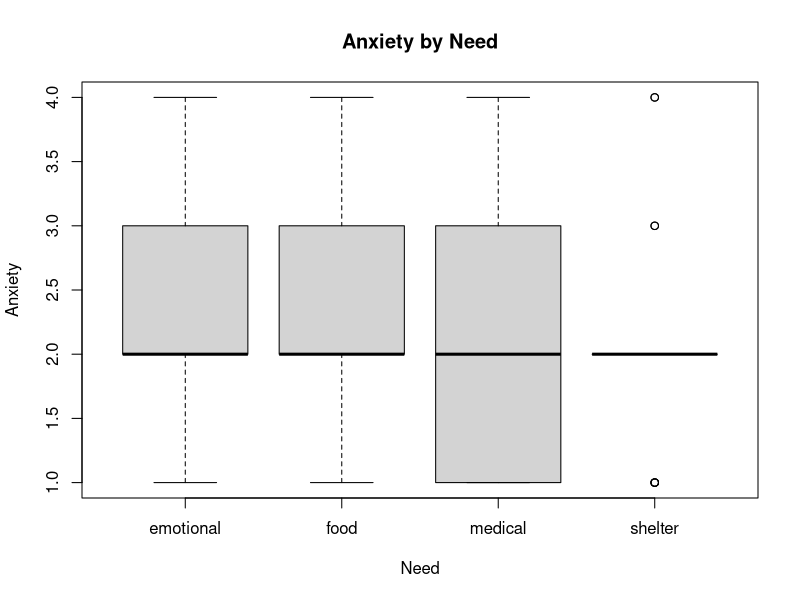
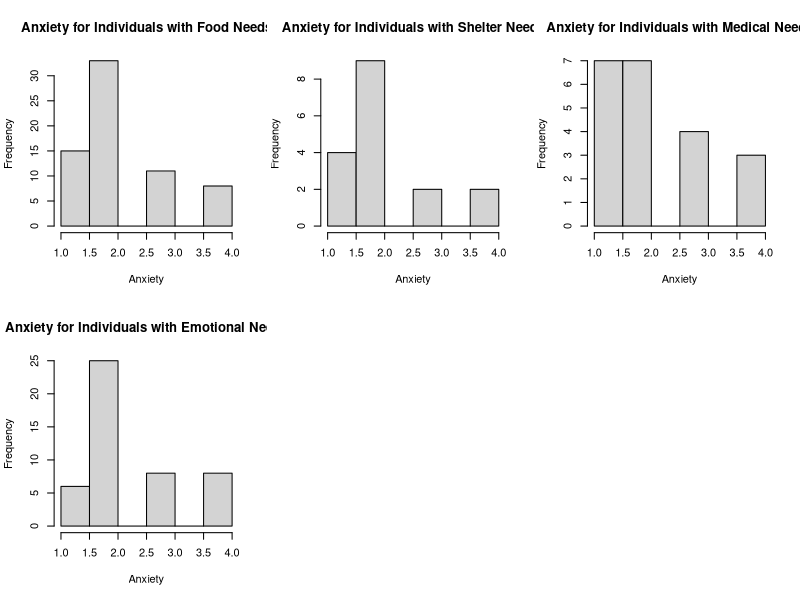
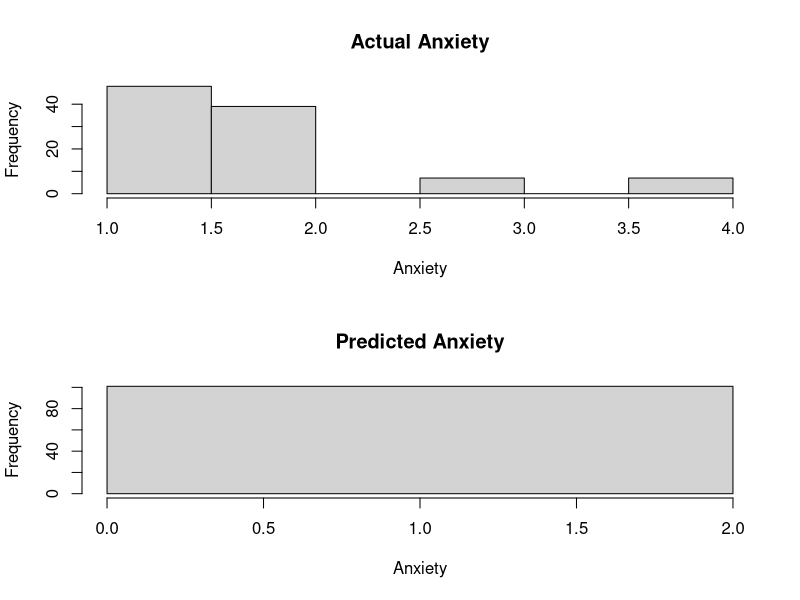

R code for these plots, in order:
# INSTALL AND LOAD PACKAGES

  # NB: IF PACKAGE NOT INSTALLED, UNCOMMENT NEXT LINE OF CODE. RECOMMENT TO AVOID 
  # ERROR MESSAGES
  
  #install.packages("psych")
  #install.packages("caTools") 
  #install.packages("VGAM")
  #install.packages("caret")
  library(caret)
  library(VGAM)
  library(caTools)
  library("psych")

# IMPORTING DATA

  data <- read.csv("HTOPS_HPS_2502_PUF.csv")

# CLEANING DATA AND CREATING SUBSET

  data <- subset(data, ANXIOUS != -99 & (NDX14_FOOD == 1 | NDX14_SHELTER == 1 | 
                                    NDX14_MEDICAL == 1 | NDX14_EMOTIONAL == 1 | 
                                    NDX14_FRESHWATER == 1 | NDX14_ELECTRICITY == 1 
                                    | NDX14_NONE_NEEDED == 1))

# EXTRACTING VARIABLES OF INTEREST FROM THE DATA SETS

  #explanatory variables
  
  foodNeeds <- data$NDX14_FOOD #Inviduals whose most immediate need is food
  shelterNeeds<- data$NDX14_SHELTER #Inviduals whose most immediate need is shelter
  medicalNeeds <- data$NDX14_MEDICAL #Inviduals whose most immediate need is medical
  emotionalNeeds <- data$NDX14_EMOTIONAL #Inviduals whose most immediate need is emotional
  
   
  #response variable
  anxiety <- data$ANXIOUS #How anxious an individual has felt over the past two weeks
  
  #creating new data table, exclusively w/ variables of intrests
  data <- data.frame(foodNeeds,shelterNeeds,medicalNeeds,emotionalNeeds,
                     anxiety)

# EXPLORATORY DATA ANALYSIS

  #SUMMARIES
  
  print("Anxiety Description")
  print(describe(anxiety))
  cat("\n")
  
  #DATA SETUP
    
    # SEPARATING DATA BY NEED RESPONSE
    
    foodAnx <- subset(data, foodNeeds == 1) #subset for individuals who have food need
    shelterAnx <- subset(data, shelterNeeds == 1) #subset for individuals who have shelter need
    medicalAnx <- subset(data, medicalNeeds == 1) #subset for individuals who have medical need
    emotionalAnx <- subset(data, emotionalNeeds == 1) #subset for individuals who have emotional need
    
    # CONCATENATING EXPLANATORY VARIABLES INTO ONE CATEGORICAL VARIABLE
    food <- rep("food", times = nrow(foodAnx))
    shelter <- rep("shelter", times = nrow(shelterAnx))
    medical <- rep("medical", times = nrow(medicalAnx))
    emotional <- rep("emotional", times = nrow(emotionalAnx))
    
    print("FACTOR SAMPLE SIZES")
    print("Food")
    print(nrow(foodAnx))
    print("Shelter:")
    print(nrow(shelterAnx))
    print("Medical:")
    print(nrow(medicalAnx))
    print("Emotional:")
    print(nrow(emotionalAnx))
    
    categories <- c(food,shelter,medical,emotional)
    anxByCat <- c(foodAnx[,5],shelterAnx[,5],medicalAnx[,5],emotionalAnx[,5])
    
    #making new datatable to show anxiety by category
    dataByCat <- data.frame(categories,anxByCat)
    
  
  #PLOTS
    boxplot(anxByCat ~ categories, data = dataByCat,
            main = "Anxiety by Need",
            xlab = "Need",
            ylab = "Anxiety")
    
    par(mfrow = c(2, 3))
    hist(foodAnx[,5],main="Anxiety for Individuals with Food Needs",
         xlab="Anxiety")
    hist(shelterAnx[,5],main="Anxiety for Individuals with Shelter Needs",
         xlab="Anxiety")
    hist(medicalAnx[,5],main="Anxiety for Individuals with Medical Needs",
         xlab="Anxiety")
    hist(emotionalAnx[,5],main="Anxiety for Individuals with Emotional Needs",
         xlab="Anxiety")
    

# LOGISTIC REGRESSION ANALYSIS
  
  # SPLITTING DATA SET
  data[data == -99] <- 0
  split <- sample.split(data$anxiety, SplitRatio = 0.8)
  
  trainData <- subset(data, split == "TRUE")
  testData <- subset(data, split == "FALSE")


  print("Train Data")
  print(summary(trainData$anxiety))

  
  print("Test Data")
  print(describe(testData))

  # MODEL
  
  model <- vglm(anxiety ~ foodNeeds + shelterNeeds + medicalNeeds + 
                  emotionalNeeds,
                family = cumulative, xdata = trainData)
  
  #training
  predicted_probs <- predict(model, type = "response")
  predicted_classes <- as.numeric(colnames(predicted_probs)[apply(predicted_probs, 
                                                                  1, which.max)])
  
  #applying
  newProbs <- predict(model, newdata = testData, type = "response")
  predictions <- as.numeric(colnames(newProbs)[apply(newProbs, 1, 
                                                            which.max)])
  
  print("predictions:")
  print(describe(predictions))
  print("actual:")
  print(describe(anxiety))
  
# VERIFICATION
  
  # HISTOGRAMS
  par(mfrow = c(2, 1))
  hist(testData$anxiety,main="Actual Anxiety",
       xlab="Anxiety")
  hist(predictions,main="Predicted Anxiety",
       xlab="Anxiety")

  # CONFUSION MATRIX
  
  conMat <- data.frame(matrix(0,ncol = 4, nrow = 4))
  colnames(conMat) <- c("1", "2", "3","4")
  
  for (prediction in 1:length(predictions))
  {
    conMat[testData$anxiety[prediction],predictions[prediction]] <- 
        conMat[testData$anxiety[prediction],predictions[prediction]] + 1
  }
    
  # METRICS
  
  #accuracy
  
  accuracy <- (conMat[1,1] + conMat[2,2] + conMat[3,3] + conMat[4,4]) / length(predictions)
  print("ACCURACY:")
  print(accuracy)
  
  #precision
  
  
  
  # The stupid dumb variables and model suck so stupid dumb much that we cant 
  # use the stupid dumb confusionMatrix function which.. is stupid and dumb. So.
  #cm <- confusionMatrix(data = predictions, reference = as.factor(anxiety))
  #print(cm)
  
  
  
